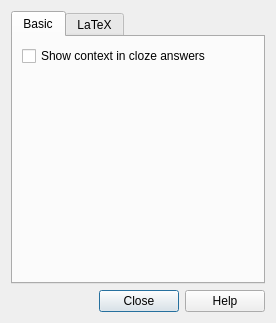
<?xml version="1.0" encoding="UTF-8"?>
<ui version="4.0">
 <class>Dialog</class>
 <widget class="QDialog" name="Dialog">
  <property name="windowModality">
   <enum>Qt::ApplicationModal</enum>
  </property>
  <property name="geometry">
   <rect>
    <x>0</x>
    <y>0</y>
    <width>276</width>
    <height>323</height>
   </rect>
  </property>
  <property name="windowTitle">
   <string/>
  </property>
  <layout class="QVBoxLayout" name="verticalLayout_2">
   <item>
    <widget class="QTabWidget" name="qtabwidget">
     <property name="currentIndex">
      <number>0</number>
     </property>
     <widget class="QWidget" name="tab_2">
      <attribute name="title">
       <string>Basic</string>
      </attribute>
      <layout class="QVBoxLayout" name="verticalLayout_3">
       <item>
        <widget class="QCheckBox" name="clozeCtx">
         <property name="text">
          <string>Show context in cloze answers</string>
         </property>
        </widget>
       </item>
       <item>
        <spacer name="verticalSpacer">
         <property name="orientation">
          <enum>Qt::Vertical</enum>
         </property>
         <property name="sizeHint" stdset="0">
          <size>
           <width>20</width>
           <height>184</height>
          </size>
         </property>
        </spacer>
       </item>
      </layout>
     </widget>
     <widget class="QWidget" name="tab">
      <attribute name="title">
       <string>LaTeX</string>
      </attribute>
      <layout class="QVBoxLayout" name="verticalLayout">
       <item>
        <widget class="QLabel" name="label_6">
         <property name="text">
          <string>Header</string>
         </property>
        </widget>
       </item>
       <item>
        <widget class="QTextEdit" name="latexHeader">
         <property name="tabChangesFocus">
          <bool>true</bool>
         </property>
        </widget>
       </item>
       <item>
        <widget class="QLabel" name="label_7">
         <property name="text">
          <string>Footer</string>
         </property>
        </widget>
       </item>
       <item>
        <widget class="QTextEdit" name="latexFooter">
         <property name="tabChangesFocus">
          <bool>true</bool>
         </property>
        </widget>
       </item>
      </layout>
     </widget>
    </widget>
   </item>
   <item>
    <widget class="QDialogButtonBox" name="buttonBox">
     <property name="orientation">
      <enum>Qt::Horizontal</enum>
     </property>
     <property name="standardButtons">
      <set>QDialogButtonBox::Close|QDialogButtonBox::Help</set>
     </property>
    </widget>
   </item>
  </layout>
 </widget>
 <tabstops>
  <tabstop>qtabwidget</tabstop>
  <tabstop>buttonBox</tabstop>
  <tabstop>latexHeader</tabstop>
  <tabstop>latexFooter</tabstop>
 </tabstops>
 <resources/>
 <connections>
  <connection>
   <sender>buttonBox</sender>
   <signal>accepted()</signal>
   <receiver>Dialog</receiver>
   <slot>accept()</slot>
   <hints>
    <hint type="sourcelabel">
     <x>275</x>
     <y>442</y>
    </hint>
    <hint type="destinationlabel">
     <x>157</x>
     <y>274</y>
    </hint>
   </hints>
  </connection>
  <connection>
   <sender>buttonBox</sender>
   <signal>rejected()</signal>
   <receiver>Dialog</receiver>
   <slot>reject()</slot>
   <hints>
    <hint type="sourcelabel">
     <x>343</x>
     <y>442</y>
    </hint>
    <hint type="destinationlabel">
     <x>286</x>
     <y>274</y>
    </hint>
   </hints>
  </connection>
 </connections>
</ui>
